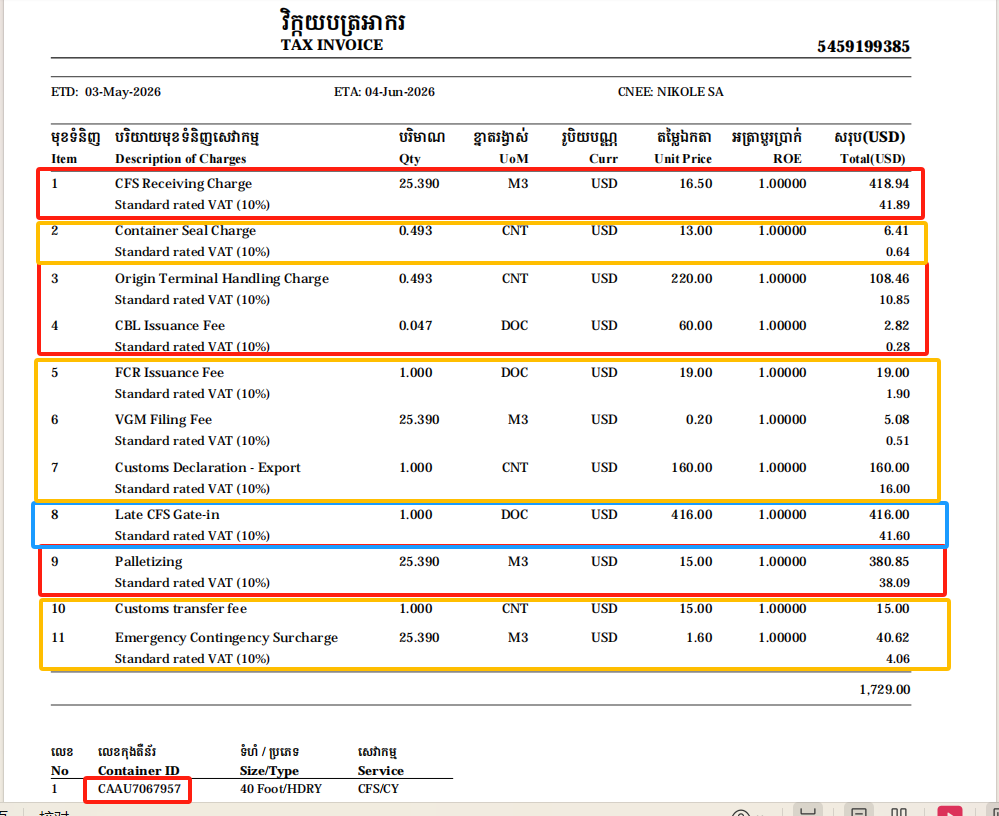
#> input picture data/test.png, 999 x 816 px
$ python -i row_detector.py   (imports and definitions only)
#> lines starting #> are read from the running program, lines starting #| are printed output that depends on the picture; after the words box and inside, x2 and y2 are one past the last pixel; in counts of white or black regions, pixels touching at a corner belong together
#> further down, picture is the input picture: shape (816, 999, 3); mean B, G, R 231.9, 237.1, 243.2
import cv2
import numpy as np

def get_row_lines(img):
    """
    只检测横线（保留y坐标）
    """

    gray = cv2.cvtColor(img, cv2.COLOR_BGR2GRAY)
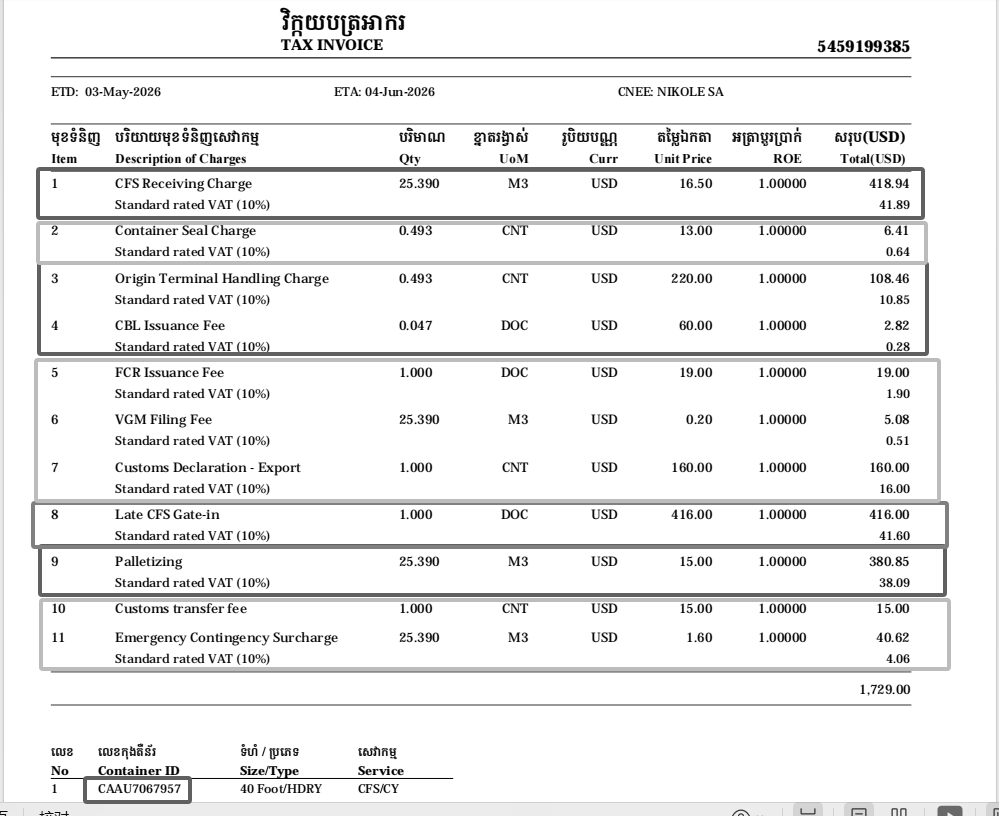
#> gray: shape (816, 999); min 0, max 255, mean 238.4

    binary = cv2.adaptiveThreshold(
        gray,
        255,
        cv2.ADAPTIVE_THRESH_MEAN_C,
        cv2.THRESH_BINARY_INV,
        15,
        10
    )
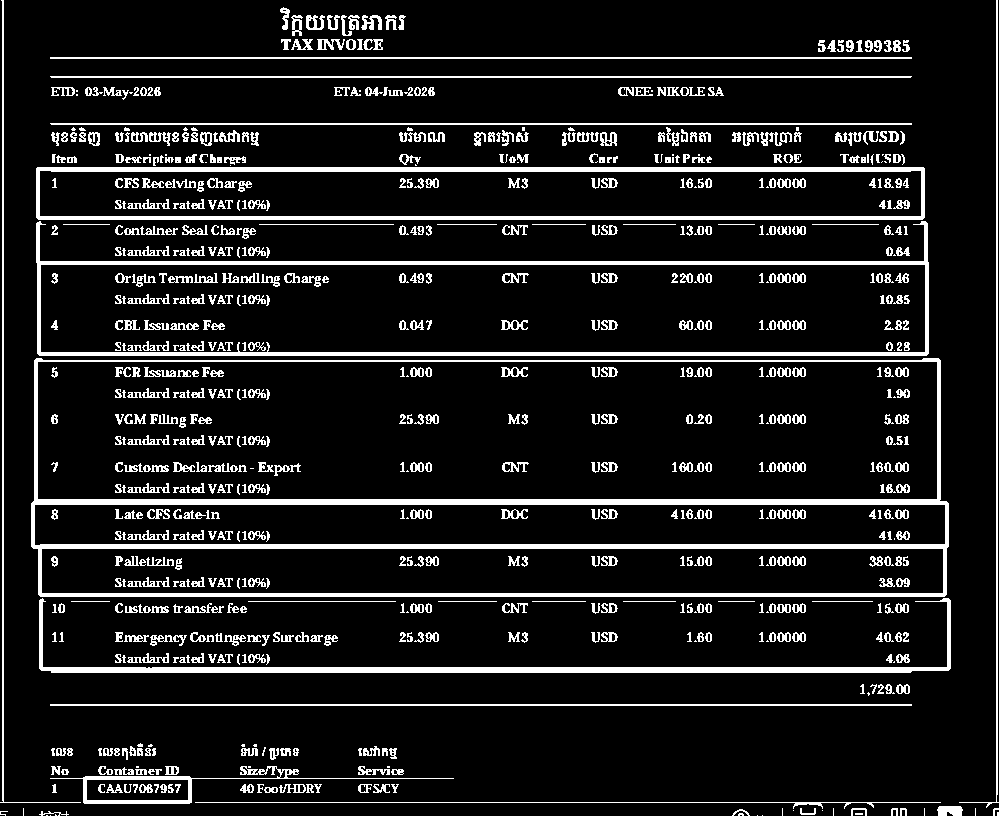
#> binary: shape (816, 999); 11.3% white; 800 white regions (110 under 20 px), largest, box (x1, y1, x2, y2) and area: (31, 358, 949, 597) 17310, (36, 167, 925, 220) 8324, (36, 221, 929, 356) 8208

    kernel = cv2.getStructuringElement(cv2.MORPH_RECT, (60, 1))
    detected = cv2.morphologyEx(binary, cv2.MORPH_OPEN, kernel)
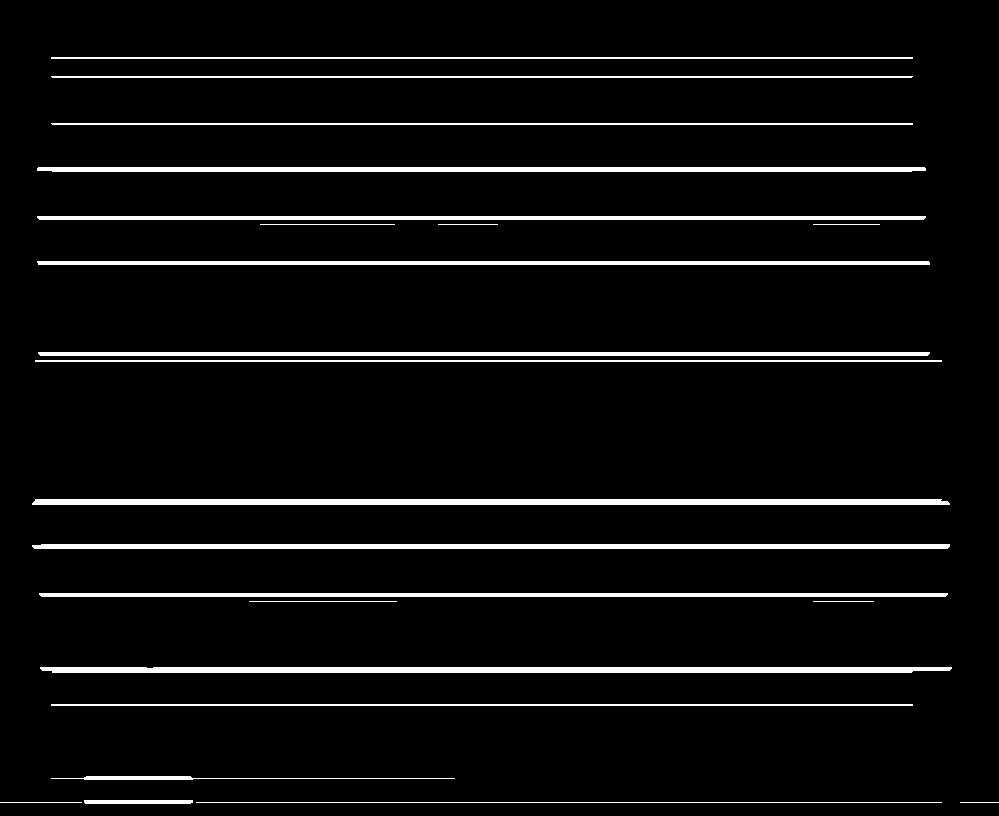
#> detected: shape (816, 999); 5.6% white; 23 white regions

    contours, _ = cv2.findContours(
        detected,
        cv2.RETR_EXTERNAL,
        cv2.CHAIN_APPROX_SIMPLE
    )
#> contours = 23 contours, 8 with area under 20; largest, box (x1, y1, x2, y2) and area: (32, 499, 950, 505) 4558, (40, 667, 952, 673) 4444, (32, 544, 950, 549) 3656, (37, 167, 926, 172) 3523, (39, 593, 948, 597) 2720

    lines = []

    h_img, w_img = img.shape[:2]
#> h_img = 816; w_img = 999

    for c in contours:
        x, y, w, h = cv2.boundingRect(c)

        if w < 500:
            continue

        # 只记录“横线的y中心点”
        lines.append(y)
#> this loop made 23 passes
#> (c, x, y, w, h) on passes 1, 2, 3, 6, 8, 9, 13, 16, 17, 18: ([[960, 802], [998, 802]], 960, 802, 39, 1), ([[196, 802], [941, 802]], 196, 802, 746, 1), ([[0, 802], [81, 802]], 0, 802, 82, 1), ([[51, 704], [51, 705], [912, 705], [912, 704]], 51, 704, 862, 2), ([[813, 601], [873, 601]], 813, 601, 61, 1), ([[249, 601], [396, 601]], 249, 601, 148, 1), ([[35, 360], [35, 361], [941, 361], [941, 360]], 35, 360, 907, 2), ([[813, 224], [879, 224]], 813, 224, 67, 1), ([[438, 224], [497, 224]], 438, 224, 60, 1), ([[260, 224], [394, 224]], 260, 224, 135, 1)
#> (x, y, w, h) on passes 4, 5, 7, 10, 11, 12: (84, 800, 109, 4), (51, 776, 404, 4), (40, 667, 912, 6), (39, 593, 909, 4), (32, 544, 918, 5), (32, 499, 918, 6)
#> after the loop, lines = [802, 704, 667, 593, 544, 499, 360, 352, 261, 216, 167, 123, 76, 57]

    lines = sorted(lines)
#> lines = [57, 76, 123, 167, 216, 261, 352, 360, 499, 544, 593, 667, 704, 802]

    # 去重（防止断裂线重复检测）
    filtered = []
    for y in lines:
        if not filtered or abs(y - filtered[-1]) > 10:
            filtered.append(y)
#> this loop made 14 passes
#> y on passes 1 to 12: 57, 76, 123, 167, 216, 261, 352, 360, 499, 544, 593, 667
#> after the loop, filtered = [57, 76, 123, 167, 216, 261, 352, 499, 544, 593, 667, 704, 802]

    return filtered


def crop_between_lines(img, lines):
    """
    用横线y坐标切“区间块”
    """

    h, w = img.shape[:2]

    blocks = []

    # 加边界
    all_lines = [0] + lines + [h]

    for i in range(len(all_lines) - 1):

        y1 = all_lines[i]
        y2 = all_lines[i + 1]

        if y2 - y1 < 20:  # 太小跳过
            continue

        roi = img[y1:y2, 0:w]

        blocks.append({
            "img": roi,
            "index": i,
            "y_start": y1,
            "y_end": y2
        })

    return blocks

>>> import cv2
>>> picture = cv2.imread('../data/test.png')
>>> result = get_row_lines(picture)
#> result has the same summary as filtered in get_row_lines
